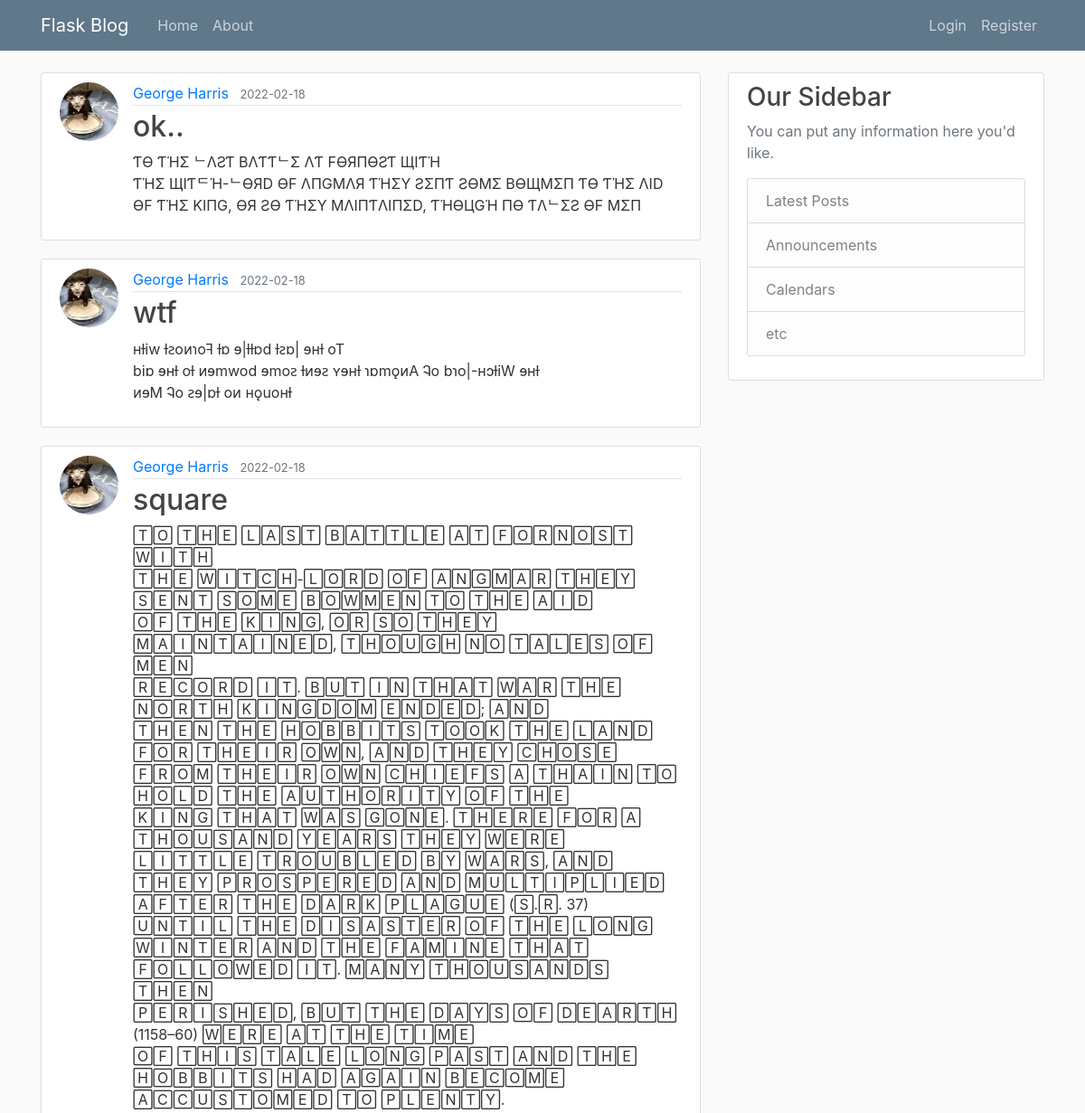
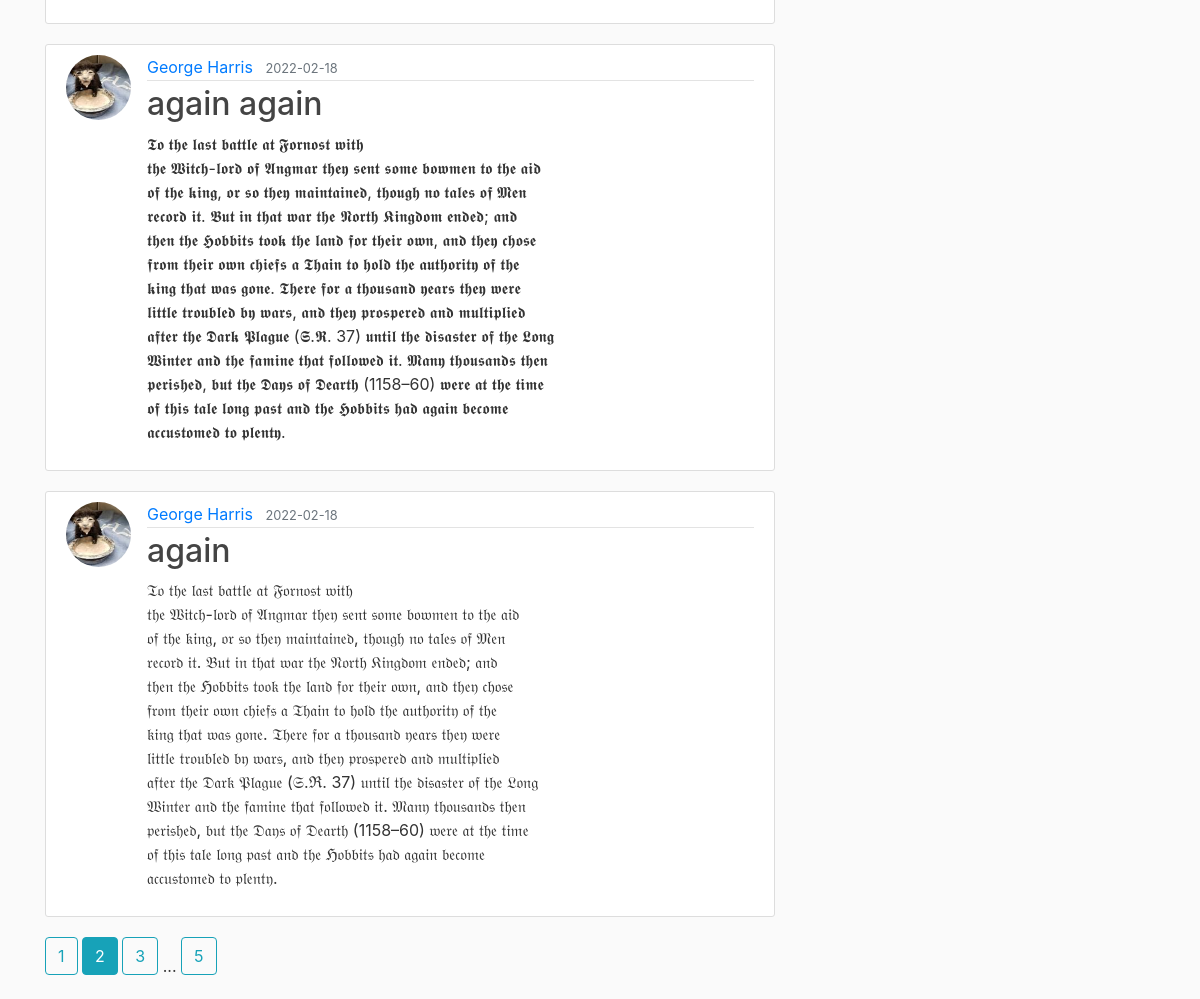
The page /home?page=2 on the database its author committed (2 pictures, top to bottom).
### core/models.py (models this page shows, shortened)
class Post(db.Model):
    id = db.Column(db.Integer, primary_key=True)
    title = db.Column(db.String(100), nullable=False)
    date_posted = db.Column(db.DateTime, nullable=False, default=datetime.utcnow)
    content = db.Column(db.Text, nullable=False)
    user_id = db.Column(db.Integer, db.ForeignKey('user.id'), nullable=False)

class User(db.Model, UserMixin):
    id = db.Column(db.Integer, primary_key=True)
    username = db.Column(db.String(20), unique=True, nullable=False)
    email = db.Column(db.String(120), unique=True, nullable=False)
    image_file = db.Column(db.String(20), nullable=False, default='default.jpg')
    password = db.Column(db.String(60), nullable=False)
    posts = db.relationship('Post', backref='author', lazy=True)

### core/routes.py (the view)
@app.route("/")
@app.route("/home")
def home():
    page = request.args.get('page', 1, type=int)
    posts = Post.query.order_by(Post.date_posted.desc()).paginate(page=page, per_page=5)
    return render_template('home.html', posts=posts)

### core/Templates/home.html
{% extends "layout.html" %}
{% block content %}
{% for post in posts.items %}
<article class="media content-section">
  <img class="rounded-circle article-img"
    src="{{ url_for('static', filename='profile_pics/' + post.author.image_file) }}">
  <div class="media-body">
    <div class="article-metadata">
      <a class="mr-2" href="#">{{ post.author.username }}</a>
      <small class="text-muted">{{ post.date_posted.strftime('%Y-%m-%d') }}</small>
    </div>
    <h2><a class="article-title" href="{{ url_for('post', post_id=post.id) }}">{{ post.title }}</a></h2>
    <p class="article-content">{{ post.content }}</p>
  </div>
</article>
{% endfor %}
{% for page_num in posts.iter_pages(left_edge=1, right_edge=1, left_current=1, right_current=2) %}
  {% if page_num %}
    {% if posts.page == page_num %}
      <a class="btn btn-info mb-4" href="{{ url_for('home', page=page_num) }}">{{ page_num }}</a>
    {% else %}
      <a class="btn btn-outline-info mb-4" href="{{ url_for('home', page=page_num) }}">{{ page_num }}</a>
    {% endif %}
  {% else %}
    ...
  {% endif %}
{% endfor %}
{% endblock content %}

### core/static/main.css (style rules this page uses)
body { background: #fafafa; color: #333333; margin-top: 5rem; }
h1, h2, h3, h4, h5, h6 { color: #444444; }
.content-section { background: #ffffff; padding: 10px 20px; border: 1px solid #dddddd; border-radius: 3px; margin-bottom: 20px; }
.article-title { color: #444444; }
.article-content { white-space: pre-line; }
.article-img { height: 65px; width: 65px; margin-right: 16px; }
.article-metadata { padding-bottom: 1px; margin-bottom: 4px; border-bottom: 1px solid #e3e3e3 }

### rows shown on the page
Post: image_file (picture), author.username "George Harris", date_posted "2022-02-18", title "ok..", content "ƬӨ ƬΉΣ ᄂΛƧƬ BΛƬƬᄂΣ ΛƬ FӨЯПӨƧƬ ЩIƬΉ ƬΉΣ ЩIƬᄃΉ-ᄂӨЯD ӨF ΛПGMΛЯ ƬΉΣY ƧΣПƬ ƧӨMΣ BӨЩMΣП ƬӨ ƬΉΣ ΛID ӨF ƬΉΣ KIПG, ӨЯ ƧӨ ƬΉΣY MΛIПƬΛIПΣD, ƬΉӨЦGΉ ПӨ ƬΛᄂΣƧ ӨF MΣП"
Post: image_file (picture), author.username "George Harris", date_posted "2022-02-18", title "wtf", content "ʜƚiw ƚꙅoᴎɿoꟻ ƚɒ ɘ|ƚƚɒd ƚꙅɒ| ɘʜƚ oT biɒ ɘʜƚ oƚ ᴎɘmwod ɘmoꙅ ƚᴎɘꙅ ʏɘʜƚ ɿɒmǫᴎA Ꮈo bɿo|-ʜɔƚiW ɘʜƚ ᴎɘM Ꮈo ꙅɘ|ɒƚ oᴎ ʜǫuoʜƚ"
Post: image_file (picture), author.username "George Harris", date_posted "2022-02-18", title "square", content "🅃🄾 🅃🄷🄴 🄻🄰🅂🅃 🄱🄰🅃🅃🄻🄴 🄰🅃 🄵🄾🅁🄽🄾🅂🅃 🅆🄸🅃🄷 🅃🄷🄴 🅆🄸🅃🄲🄷-🄻🄾🅁🄳 🄾🄵 🄰🄽🄶🄼🄰🅁 🅃🄷🄴🅈 🅂🄴🄽🅃 🅂🄾🄼🄴 🄱🄾🅆🄼🄴🄽 🅃🄾 🅃🄷🄴 🄰🄸🄳 🄾🄵 🅃🄷🄴 🄺🄸🄽🄶, 🄾🅁 🅂🄾 🅃🄷🄴🅈 🄼🄰🄸🄽🅃🄰🄸🄽🄴🄳, 🅃🄷🄾🅄🄶🄷 🄽🄾 🅃🄰🄻🄴🅂 🄾🄵 🄼🄴🄽 🅁🄴🄲🄾🅁🄳 🄸🅃. 🄱🅄🅃 🄸🄽 🅃🄷🄰🅃 🅆🄰🅁 🅃🄷🄴 🄽🄾🅁🅃🄷 🄺🄸🄽🄶🄳🄾🄼 🄴🄽🄳🄴🄳; 🄰🄽🄳 🅃🄷🄴🄽 🅃🄷🄴 🄷🄾🄱🄱🄸🅃🅂 🅃🄾🄾🄺 🅃🄷🄴 🄻🄰🄽🄳 🄵🄾🅁 🅃🄷🄴🄸🅁 🄾🅆🄽, 🄰🄽🄳 🅃🄷🄴🅈 🄲🄷🄾🅂🄴 🄵🅁🄾🄼 🅃🄷🄴🄸🅁 🄾🅆🄽 🄲🄷🄸🄴🄵🅂 🄰 🅃🄷🄰🄸🄽 🅃🄾 🄷🄾🄻🄳 🅃🄷🄴 🄰🅄🅃🄷🄾🅁🄸🅃🅈 🄾🄵 🅃🄷🄴 🄺🄸🄽🄶 🅃🄷🄰🅃 🅆🄰🅂 🄶🄾🄽🄴. 🅃🄷🄴🅁🄴 🄵🄾🅁 🄰 🅃🄷🄾🅄🅂🄰🄽🄳 🅈🄴🄰🅁🅂 🅃🄷🄴🅈 🅆🄴🅁🄴 🄻🄸🅃🅃🄻🄴 🅃🅁🄾🅄🄱🄻🄴🄳 🄱🅈 🅆🄰🅁🅂, 🄰🄽🄳 🅃🄷🄴🅈 🄿🅁🄾🅂🄿🄴🅁🄴🄳 🄰🄽🄳 🄼🅄🄻🅃🄸🄿🄻🄸🄴🄳 🄰🄵🅃🄴🅁 🅃🄷🄴 🄳🄰🅁🄺 🄿🄻🄰🄶🅄🄴 (🅂.🅁. 37) 🅄🄽🅃🄸🄻 🅃🄷🄴 🄳🄸🅂🄰🅂🅃🄴🅁 🄾🄵 🅃🄷🄴 🄻🄾🄽🄶 🅆🄸🄽🅃🄴🅁 🄰🄽🄳 🅃🄷🄴 🄵🄰🄼🄸🄽🄴 🅃🄷🄰🅃 🄵🄾🄻🄻🄾🅆🄴🄳 🄸🅃. 🄼🄰🄽🅈 🅃🄷🄾🅄🅂🄰🄽🄳🅂 🅃🄷🄴🄽 🄿🄴🅁🄸🅂🄷🄴🄳, 🄱🅄🅃 🅃🄷🄴 🄳🄰🅈🅂 🄾🄵 🄳🄴🄰🅁🅃🄷 (1158–60) 🅆🄴🅁🄴 🄰🅃 🅃🄷🄴 🅃🄸🄼🄴 🄾🄵 🅃🄷🄸🅂 🅃🄰🄻🄴 🄻🄾🄽🄶 🄿🄰🅂🅃 🄰🄽🄳 🅃🄷🄴 🄷🄾🄱🄱🄸🅃🅂 🄷🄰🄳 🄰🄶🄰🄸🄽 🄱🄴🄲🄾🄼🄴 🄰🄲🄲🅄🅂🅃🄾🄼🄴🄳 🅃🄾…"
Post: image_file (picture), author.username "George Harris", date_posted "2022-02-18", title "again again", content "𝕿𝖔 𝖙𝖍𝖊 𝖑𝖆𝖘𝖙 𝖇𝖆𝖙𝖙𝖑𝖊 𝖆𝖙 𝕱𝖔𝖗𝖓𝖔𝖘𝖙 𝖜𝖎𝖙𝖍 𝖙𝖍𝖊 𝖂𝖎𝖙𝖈𝖍-𝖑𝖔𝖗𝖉 𝖔𝖋 𝕬𝖓𝖌𝖒𝖆𝖗 𝖙𝖍𝖊𝖞 𝖘𝖊𝖓𝖙 𝖘𝖔𝖒𝖊 𝖇𝖔𝖜𝖒𝖊𝖓 𝖙𝖔 𝖙𝖍𝖊 𝖆𝖎𝖉 𝖔𝖋 𝖙𝖍𝖊 𝖐𝖎𝖓𝖌, 𝖔𝖗 𝖘𝖔 𝖙𝖍𝖊𝖞 𝖒𝖆𝖎𝖓𝖙𝖆𝖎𝖓𝖊𝖉, 𝖙𝖍𝖔𝖚𝖌𝖍 𝖓𝖔 𝖙𝖆𝖑𝖊𝖘 𝖔𝖋 𝕸𝖊𝖓 𝖗𝖊𝖈𝖔𝖗𝖉 𝖎𝖙. 𝕭𝖚𝖙 𝖎𝖓 𝖙𝖍𝖆𝖙 𝖜𝖆𝖗 𝖙𝖍𝖊 𝕹𝖔𝖗𝖙𝖍 𝕶𝖎𝖓𝖌𝖉𝖔𝖒 𝖊𝖓𝖉𝖊𝖉; 𝖆𝖓𝖉 𝖙𝖍𝖊𝖓 𝖙𝖍𝖊 𝕳𝖔𝖇𝖇𝖎𝖙𝖘 𝖙𝖔𝖔𝖐 𝖙𝖍𝖊 𝖑𝖆𝖓𝖉 𝖋𝖔𝖗 𝖙𝖍𝖊𝖎𝖗 𝖔𝖜𝖓, 𝖆𝖓𝖉 𝖙𝖍𝖊𝖞 𝖈𝖍𝖔𝖘𝖊 𝖋𝖗𝖔𝖒 𝖙𝖍𝖊𝖎𝖗 𝖔𝖜𝖓 𝖈𝖍𝖎𝖊𝖋𝖘 𝖆 𝕿𝖍𝖆𝖎𝖓 𝖙𝖔 𝖍𝖔𝖑𝖉 𝖙𝖍𝖊 𝖆𝖚𝖙𝖍𝖔𝖗𝖎𝖙𝖞 𝖔𝖋 𝖙𝖍𝖊 𝖐𝖎𝖓𝖌 𝖙𝖍𝖆𝖙 𝖜𝖆𝖘 𝖌𝖔𝖓𝖊. 𝕿𝖍𝖊𝖗𝖊 𝖋𝖔𝖗 𝖆 𝖙𝖍𝖔𝖚𝖘𝖆𝖓𝖉 𝖞𝖊𝖆𝖗𝖘 𝖙𝖍𝖊𝖞 𝖜𝖊𝖗𝖊 𝖑𝖎𝖙𝖙𝖑𝖊 𝖙𝖗𝖔𝖚𝖇𝖑𝖊𝖉 𝖇𝖞 𝖜𝖆𝖗𝖘, 𝖆𝖓𝖉 𝖙𝖍𝖊𝖞 𝖕𝖗𝖔𝖘𝖕𝖊𝖗𝖊𝖉 𝖆𝖓𝖉 𝖒𝖚𝖑𝖙𝖎𝖕𝖑𝖎𝖊𝖉 𝖆𝖋𝖙𝖊𝖗 𝖙𝖍𝖊 𝕯𝖆𝖗𝖐 𝕻𝖑𝖆𝖌𝖚𝖊 (𝕾.𝕽. 37) 𝖚𝖓𝖙𝖎𝖑 𝖙𝖍𝖊 𝖉𝖎𝖘𝖆𝖘𝖙𝖊𝖗 𝖔𝖋 𝖙𝖍𝖊 𝕷𝖔𝖓𝖌 𝖂𝖎𝖓𝖙𝖊𝖗 𝖆𝖓𝖉 𝖙𝖍𝖊 𝖋𝖆𝖒𝖎𝖓𝖊 𝖙𝖍𝖆𝖙 𝖋𝖔𝖑𝖑𝖔𝖜𝖊𝖉 𝖎𝖙. 𝕸𝖆𝖓𝖞 𝖙𝖍𝖔𝖚𝖘𝖆𝖓𝖉𝖘 𝖙𝖍𝖊𝖓 𝖕𝖊𝖗𝖎𝖘𝖍𝖊𝖉, 𝖇𝖚𝖙 𝖙𝖍𝖊 𝕯𝖆𝖞𝖘 𝖔𝖋 𝕯𝖊𝖆𝖗𝖙𝖍 (1158–60) 𝖜𝖊𝖗𝖊 𝖆𝖙 𝖙𝖍𝖊 𝖙𝖎𝖒𝖊 𝖔𝖋 𝖙𝖍𝖎𝖘 𝖙𝖆𝖑𝖊 𝖑𝖔𝖓𝖌 𝖕𝖆𝖘𝖙 𝖆𝖓𝖉 𝖙𝖍𝖊 𝕳𝖔𝖇𝖇𝖎𝖙𝖘 𝖍𝖆𝖉 𝖆𝖌𝖆𝖎𝖓 𝖇𝖊𝖈𝖔𝖒𝖊 𝖆𝖈𝖈𝖚𝖘𝖙𝖔𝖒𝖊𝖉 𝖙𝖔…"
Post: image_file (picture), author.username "George Harris", date_posted "2022-02-18", title "again", content "𝔗𝔬 𝔱𝔥𝔢 𝔩𝔞𝔰𝔱 𝔟𝔞𝔱𝔱𝔩𝔢 𝔞𝔱 𝔉𝔬𝔯𝔫𝔬𝔰𝔱 𝔴𝔦𝔱𝔥 𝔱𝔥𝔢 𝔚𝔦𝔱𝔠𝔥-𝔩𝔬𝔯𝔡 𝔬𝔣 𝔄𝔫𝔤𝔪𝔞𝔯 𝔱𝔥𝔢𝔶 𝔰𝔢𝔫𝔱 𝔰𝔬𝔪𝔢 𝔟𝔬𝔴𝔪𝔢𝔫 𝔱𝔬 𝔱𝔥𝔢 𝔞𝔦𝔡 𝔬𝔣 𝔱𝔥𝔢 𝔨𝔦𝔫𝔤, 𝔬𝔯 𝔰𝔬 𝔱𝔥𝔢𝔶 𝔪𝔞𝔦𝔫𝔱𝔞𝔦𝔫𝔢𝔡, 𝔱𝔥𝔬𝔲𝔤𝔥 𝔫𝔬 𝔱𝔞𝔩𝔢𝔰 𝔬𝔣 𝔐𝔢𝔫 𝔯𝔢𝔠𝔬𝔯𝔡 𝔦𝔱. 𝔅𝔲𝔱 𝔦𝔫 𝔱𝔥𝔞𝔱 𝔴𝔞𝔯 𝔱𝔥𝔢 𝔑𝔬𝔯𝔱𝔥 𝔎𝔦𝔫𝔤𝔡𝔬𝔪 𝔢𝔫𝔡𝔢𝔡; 𝔞𝔫𝔡 𝔱𝔥𝔢𝔫 𝔱𝔥𝔢 ℌ𝔬𝔟𝔟𝔦𝔱𝔰 𝔱𝔬𝔬𝔨 𝔱𝔥𝔢 𝔩𝔞𝔫𝔡 𝔣𝔬𝔯 𝔱𝔥𝔢𝔦𝔯 𝔬𝔴𝔫, 𝔞𝔫𝔡 𝔱𝔥𝔢𝔶 𝔠𝔥𝔬𝔰𝔢 𝔣𝔯𝔬𝔪 𝔱𝔥𝔢𝔦𝔯 𝔬𝔴𝔫 𝔠𝔥𝔦𝔢𝔣𝔰 𝔞 𝔗𝔥𝔞𝔦𝔫 𝔱𝔬 𝔥𝔬𝔩𝔡 𝔱𝔥𝔢 𝔞𝔲𝔱𝔥𝔬𝔯𝔦𝔱𝔶 𝔬𝔣 𝔱𝔥𝔢 𝔨𝔦𝔫𝔤 𝔱𝔥𝔞𝔱 𝔴𝔞𝔰 𝔤𝔬𝔫𝔢. 𝔗𝔥𝔢𝔯𝔢 𝔣𝔬𝔯 𝔞 𝔱𝔥𝔬𝔲𝔰𝔞𝔫𝔡 𝔶𝔢𝔞𝔯𝔰 𝔱𝔥𝔢𝔶 𝔴𝔢𝔯𝔢 𝔩𝔦𝔱𝔱𝔩𝔢 𝔱𝔯𝔬𝔲𝔟𝔩𝔢𝔡 𝔟𝔶 𝔴𝔞𝔯𝔰, 𝔞𝔫𝔡 𝔱𝔥𝔢𝔶 𝔭𝔯𝔬𝔰𝔭𝔢𝔯𝔢𝔡 𝔞𝔫𝔡 𝔪𝔲𝔩𝔱𝔦𝔭𝔩𝔦𝔢𝔡 𝔞𝔣𝔱𝔢𝔯 𝔱𝔥𝔢 𝔇𝔞𝔯𝔨 𝔓𝔩𝔞𝔤𝔲𝔢 (𝔖.ℜ. 37) 𝔲𝔫𝔱𝔦𝔩 𝔱𝔥𝔢 𝔡𝔦𝔰𝔞𝔰𝔱𝔢𝔯 𝔬𝔣 𝔱𝔥𝔢 𝔏𝔬𝔫𝔤 𝔚𝔦𝔫𝔱𝔢𝔯 𝔞𝔫𝔡 𝔱𝔥𝔢 𝔣𝔞𝔪𝔦𝔫𝔢 𝔱𝔥𝔞𝔱 𝔣𝔬𝔩𝔩𝔬𝔴𝔢𝔡 𝔦𝔱. 𝔐𝔞𝔫𝔶 𝔱𝔥𝔬𝔲𝔰𝔞𝔫𝔡𝔰 𝔱𝔥𝔢𝔫 𝔭𝔢𝔯𝔦𝔰𝔥𝔢𝔡, 𝔟𝔲𝔱 𝔱𝔥𝔢 𝔇𝔞𝔶𝔰 𝔬𝔣 𝔇𝔢𝔞𝔯𝔱𝔥 (1158–60) 𝔴𝔢𝔯𝔢 𝔞𝔱 𝔱𝔥𝔢 𝔱𝔦𝔪𝔢 𝔬𝔣 𝔱𝔥𝔦𝔰 𝔱𝔞𝔩𝔢 𝔩𝔬𝔫𝔤 𝔭𝔞𝔰𝔱 𝔞𝔫𝔡 𝔱𝔥𝔢 ℌ𝔬𝔟𝔟𝔦𝔱𝔰 𝔥𝔞𝔡 𝔞𝔤𝔞𝔦𝔫 𝔟𝔢𝔠𝔬𝔪𝔢 𝔞𝔠𝔠𝔲𝔰𝔱𝔬𝔪𝔢𝔡 𝔱𝔬…"

### other values the page prints
{{ page_num }} "1" "3" "5"
{{ page_num }} "2"
